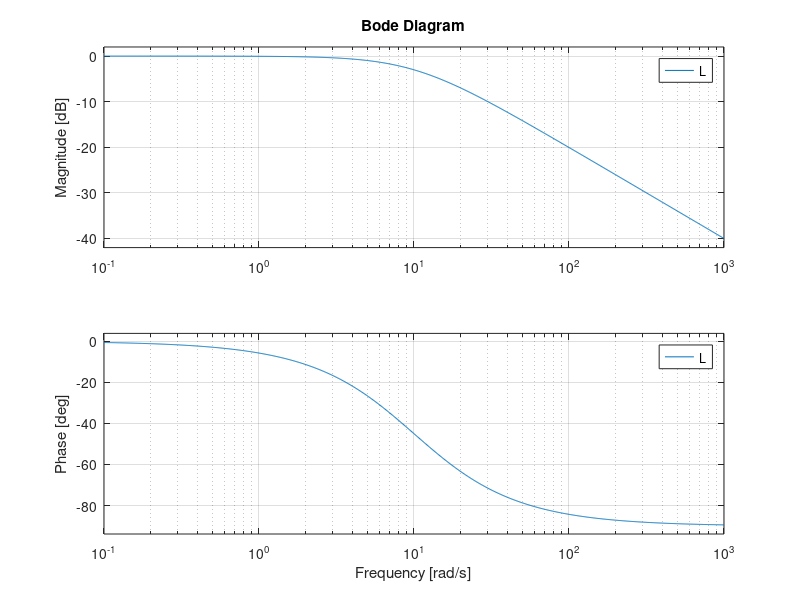

MATLAB code to generate this figure:
close all
clear all
clc
s = tf('s');
% This file aims to translate the different plant requirements into wp and wt, such that
% robust contorl theory can be applied

%% Example 1: Steady state error
% Plant with 50% ss err:

L = 10/(s+10);

bode(L)